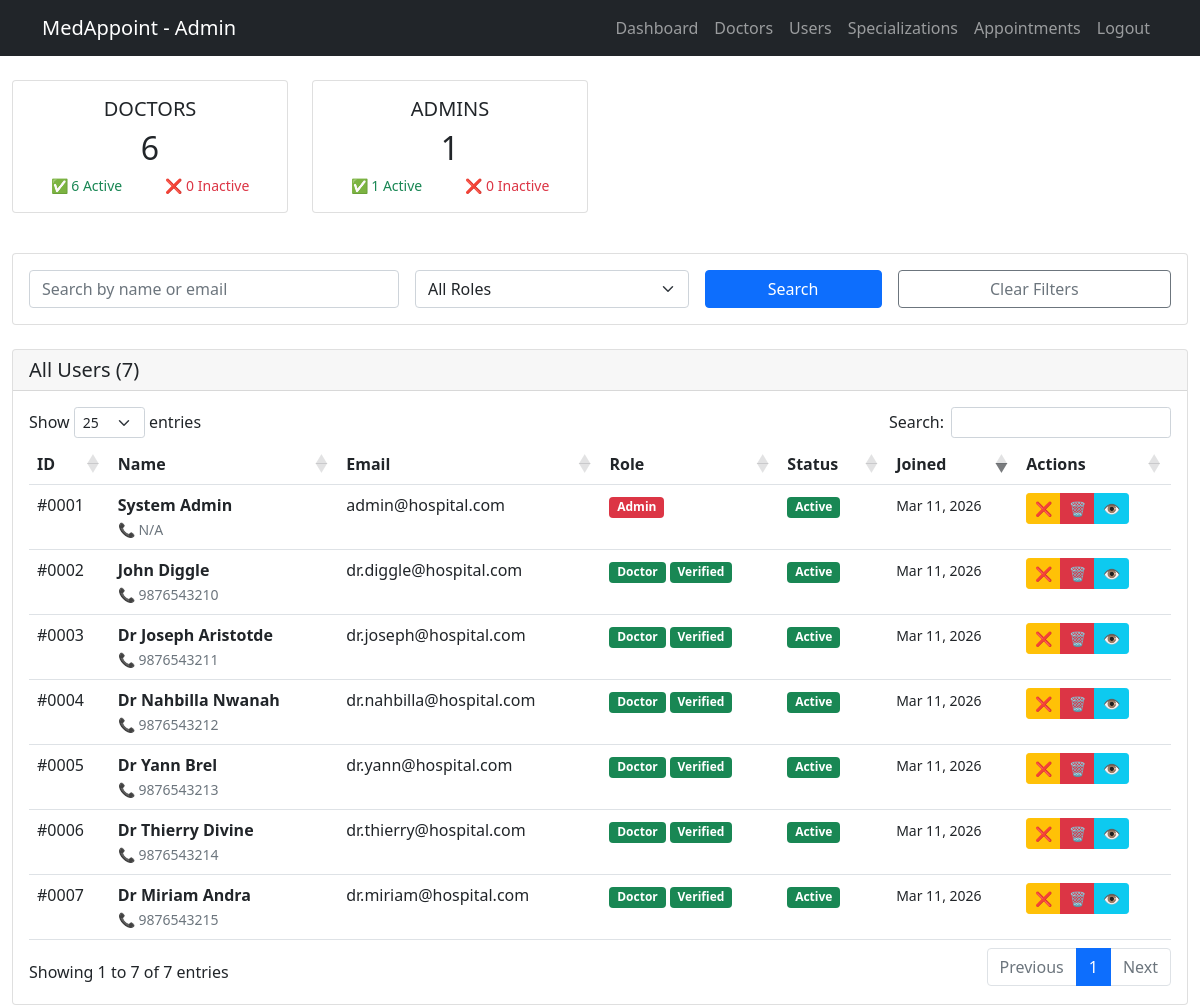
The page /admin/manage-users.php (signed in) on the database its author committed.
### tables this page shows
CREATE TABLE users (
    id INT PRIMARY KEY AUTO_INCREMENT,
    role ENUM('patient', 'doctor', 'admin') NOT NULL,
    email VARCHAR(100) UNIQUE NOT NULL,
    password VARCHAR(255) NOT NULL,
    full_name VARCHAR(100) NOT NULL,
    phone VARCHAR(20),
    address TEXT,
    created_at TIMESTAMP DEFAULT CURRENT_TIMESTAMP,
    is_verified BOOLEAN DEFAULT FALSE,
    is_active BOOLEAN DEFAULT TRUE
);

### admin/manage-users.php (the view, shortened to what this page needs)
<?php
$conn = getConnection();
$search = $_GET['search'] ?? '';
$query = "SELECT * FROM users WHERE 1=1";
$query .= " ORDER BY created_at DESC";
$stmt = $conn->prepare($query);
$stmt->execute();
$users = $stmt->get_result();
$counts = $conn->query("
    SELECT role, COUNT(*) as count,
           SUM(is_active = 1) as active,
           SUM(is_active = 0) as inactive
    FROM users
    GROUP BY role
")->fetch_all(MYSQLI_ASSOC);
?>
<!DOCTYPE html>
<html>
<head>
    <link href="https://cdn.jsdelivr.net/npm/bootstrap@5.1.3/dist/css/bootstrap.min.css" rel="stylesheet">
    <link rel="stylesheet" href="https://cdn.datatables.net/1.11.5/css/dataTables.bootstrap5.min.css">
</head>
<body>
    <?php include '../includes/navbar-admin.php'; ?>
    <div class="container-fluid mt-4">
        <div class="row mb-4">
            <?php foreach($counts as $count): ?>
                <div class="col-md-3 mb-3">
                    <div class="card">
                        <div class="card-body text-center">
                            <h5 class="card-title text-uppercase"><?php echo $count['role']; ?>s</h5>
                            <h2><?php echo $count['count']; ?></h2>
                            <div class="d-flex justify-content-around">
                                <small class="text-success">✅ <?php echo $count['active']; ?> Active</small>
                                <small class="text-danger">❌ <?php echo $count['inactive']; ?> Inactive</small>
                            </div>
                        </div>
                    </div>
                </div>
            <?php endforeach; ?>
        </div>
        <div class="card mb-4">
            <div class="card-body">
                <form method="GET" class="row g-3">
                    <div class="col-md-4">
                        <input type="text" name="search" class="form-control"
                               placeholder="Search by name or email"
                               value="<?php echo htmlspecialchars($search); ?>">
                    </div>
                    <div class="col-md-3">
                        <select name="role" class="form-select">
                            <option value="">All Roles</option>
                        </select>
                    </div>
                    <div class="col-md-2">
                        <button type="submit" class="btn btn-primary w-100">Search</button>
                    </div>
                    <div class="col-md-3">
                        <a href="manage-users.php" class="btn btn-outline-secondary w-100">Clear Filters</a>
                    </div>
                </form>
            </div>
        </div>
        <div class="card">
            <div class="card-header">
                <h5 class="mb-0">All Users (<?php echo $users->num_rows; ?>)</h5>
            </div>
            <div class="card-body">
                <div class="table-responsive">
                    <table class="table table-hover" id="usersTable">
                        <thead>
                            <tr>
                                <th>ID</th>
                                <th>Name</th>
                                <th>Email</th>
                                <th>Role</th>
                                <th>Status</th>
                                <th>Joined</th>
                                <th>Actions</th>
                            </tr>
                        </thead>
                        <tbody>
                            <?php while($user = $users->fetch_assoc()): ?>
                                <tr>
                                    <td>#<?php echo str_pad($user['id'], 4, '0', STR_PAD_LEFT); ?></td>
                                    <td>
                                        <strong><?php echo htmlspecialchars($user['full_name']); ?></strong><br>
                                        <small class="text-muted">📞 <?php echo $user['phone'] ?? 'N/A'; ?></small>
                                    </td>
                                    <td><?php echo htmlspecialchars($user['email']); ?></td>
                                    <td>
                                        <span class="badge bg-<?php
                                            echo $user['role'] === 'admin' ? 'danger' :
                                                   ($user['role'] === 'doctor' ? 'success' : 'primary');
                                        ?>">
                                            <?php echo ucfirst($user['role']); ?>
                                        </span>
                                        <?php if($user['role'] === 'doctor' && $user['is_verified']): ?>
                                            <span class="badge bg-success">Verified</span>
                                        <?php elseif($user['role'] === 'doctor'): ?>
                                            <span class="badge bg-warning">Pending</span>
                                        <?php endif; ?>
                                    </td>
                                    <td>
                                        <?php if($user['is_active']): ?>
                                            <span class="badge bg-success">Active</span>
                                        <?php else: ?>
                                            <span class="badge bg-danger">Inactive</span>
                                        <?php endif; ?>
                                    </td>
                                    <td>
                                        <small><?php echo date('M d, Y', strtotime($user['created_at'])); ?></small>
                                    </td>
                                    <td>
                                        <div class="btn-group btn-group-sm">
                                            <?php if($user['is_active']): ?>
                                                <a href="?action=deactivate&id=<?php echo $user['id']; ?>"
                                                   class="btn btn-warning" title="Deactivate">
                                                   ❌
                                                </a>
                                            <?php endif; ?>
                                            <a href="?action=delete&id=<?php echo $user['id']; ?>"
                                               class="btn btn-danger"
                                               onclick="return confirm('Delete this user? This action cannot be undone!')"
                                               title="Delete">
                                               🗑️
                                            </a>
                                            <button class="btn btn-info"
                                                    onclick="viewUserDetails(<?php echo $user['id']; ?>)"
                                                    title="View Details">
                                                👁️
                                            </button>
                                        </div>
                                    </td>
                                </tr>
                            <?php endwhile; ?>
                        </tbody>
                    </table>
                </div>
            </div>
        </div>
    </div>
</body>
</html>

### rows shown on the page
users: id "0001", full_name "System Admin", phone "N/A", email "admin@hospital.com", role "Admin", is_active "Active", created_at "Mar 11, 2026"
users: id "0002", full_name "John Diggle", phone "9876543210", email "dr.diggle@hospital.com", role "Doctor", is_verified "Verified", is_active "Active", created_at "Mar 11, 2026"
users: id "0003", full_name "Dr Joseph Aristotde", phone "9876543211", email "dr.joseph@hospital.com", role "Doctor", is_verified "Verified", is_active "Active", created_at "Mar 11, 2026"
users: id "0004", full_name "Dr Nahbilla Nwanah", phone "9876543212", email "dr.nahbilla@hospital.com", role "Doctor", is_verified "Verified", is_active "Active", created_at "Mar 11, 2026"
users: id "0005", full_name "Dr Yann Brel", phone "9876543213", email "dr.yann@hospital.com", role "Doctor", is_verified "Verified", is_active "Active", created_at "Mar 11, 2026"
users: id "0006", full_name "Dr Thierry Divine", phone "9876543214", email "dr.thierry@hospital.com", role "Doctor", is_verified "Verified", is_active "Active", created_at "Mar 11, 2026"
users: id "0007", full_name "Dr Miriam Andra", phone "9876543215", email "dr.miriam@hospital.com", role "Doctor", is_verified "Verified", is_active "Active", created_at "Mar 11, 2026"

### other values the page prints
$count['role'] "DOCTOR"
$count['count'] "6"
$count['active'] "6"
$count['inactive'] "0"
$count['role'] "ADMIN"
$count['count'] "1"
$count['active'] "1"
$users->num_rows "7"
